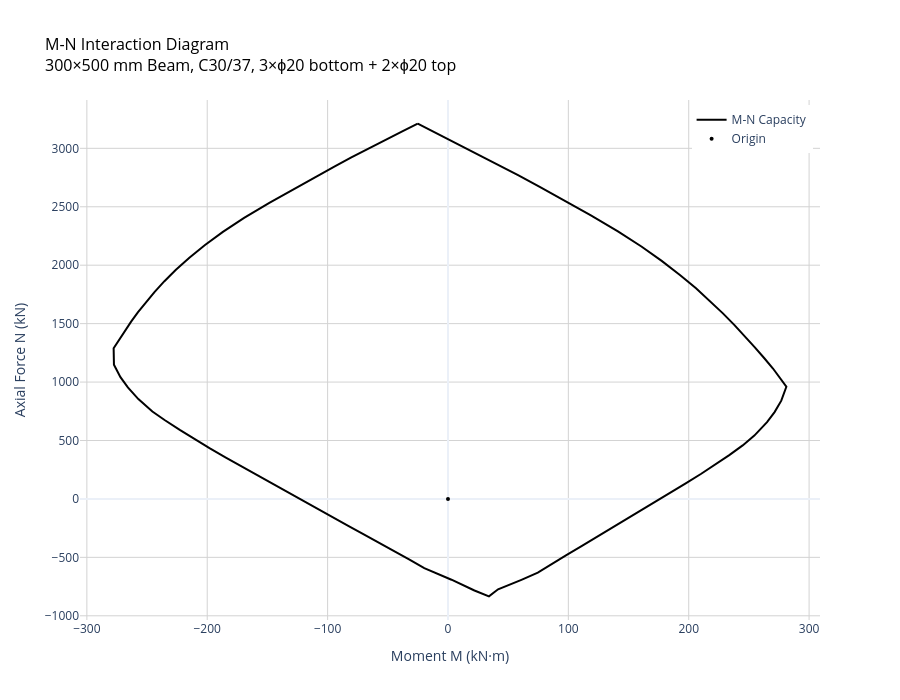

Write notebook code for a chart like this one.
### Markdown cell above
## 6. Visualize the M-N Curve <a id='visualize'></a>

Plot the complete M-N interaction diagram with hover over resistance tooltips.

### Code cell
# Visualize using the new plot() method
fig = diagram.plot(
    show=True,
    title="M-N Interaction Diagram<br>300×500 mm Beam, C30/37, 3×ϕ20 bottom + 2×ϕ20 top",
    n_points=100
)

# The interactive Plotly plot shows:
# - Full M-N interaction curve
# - Hover to see detailed values at each point
# - Pan, zoom, and interact with the plot

### Figure 1 — Plotly figure (JSON) as saved in the notebook; plotly's stock layout.template omitted (floating-point values rounded to 4 significant figures)
{"data": [{"hovertemplate": "M: %{x:.3g} kN·m<br>N: %{y:.3g} kN<br><extra></extra>", "line": {"color": "black", "width": 2}, "mode": "lines", "name": "M-N Capacity", "type": "scatter", "x": [-25.13, -13.56, -0.5215, 17.92, 29.6, 43.11, 58.61, 76.23, 96.1, 118.4, 141.2, 160.7, 177.5, 192.7, 206.1, 217.8, 228.4, 238.0, 246.8, 254.9, 262.6, 270.0, 281.1, 276.9, 271.3, 265.1, 254.5, 244.8, 233.7, 220.5, 210.4, 197.2, 184.6, 173.0, 160.9, 148.4, 135.7, 122.8, 111.0, 98.34, 85.95, 74.64, 61.0, 41.62, 34.06, 21.99, 2.904, -3.467, -19.7, -32.32, -44.06, -57.71, -70.7, -82.49, -96.16, -108.4, -121.7, -134.3, -146.4, -159.4, -173.7, -184.9, -198.1, -210.6, -222.8, -235.4, -245.6, -257.2, -266.0, -272.1, -277.5, -277.8, -273.3, -263.2, -257.5, -251.1, -243.9, -235.6, -226.0, -214.8, -201.8, -187.0, -169.4, -148.4, -128.0, -109.9, -94.05, -80.28, -68.45, -50.04, -37.57, -25.13, -25.13, -25.13, -25.13, -25.13, -25.13, -25.13, -25.13, -25.13], "y": [3211.0, 3151.0, 3084.0, 2988.0, 2926.0, 2854.0, 2768.0, 2670.0, 2557.0, 2428.0, 2290.0, 2160.0, 2037.0, 1917.0, 1802.0, 1693.0, 1588.0, 1487.0, 1391.0, 1297.0, 1206.0, 1116.0, 960.1, 841.1, 743.3, 657.7, 541.8, 457.9, 374.7, 282.8, 215.6, 130.8, 51.74, -19.52, -93.98, -170.7, -248.1, -329.7, -403.1, -480.0, -558.8, -631.2, -692.0, -773.4, -833.6, -783.5, -691.2, -664.3, -591.8, -516.7, -448.4, -372.1, -299.0, -232.4, -154.5, -84.32, -9.628, 62.39, 131.1, 205.9, 288.3, 355.0, 434.0, 512.1, 590.4, 675.2, 748.1, 854.5, 954.6, 1042.0, 1148.0, 1289.0, 1362.0, 1517.0, 1598.0, 1682.0, 1770.0, 1863.0, 1961.0, 2064.0, 2173.0, 2286.0, 2406.0, 2534.0, 2653.0, 2757.0, 2846.0, 2922.0, 2986.0, 3083.0, 3147.0, 3211.0, 3211.0, 3211.0, 3211.0, 3211.0, 3211.0, 3211.0, 3211.0, 3211.0]}, {"hovertemplate": "Origin<extra></extra>", "marker": {"color": "black", "size": 4, "symbol": "circle"}, "mode": "markers", "name": "Origin", "type": "scatter", "x": [0], "y": [0]}], "layout": {"height": 700, "hovermode": "closest", "legend": {"x": 0.99, "xanchor": "right", "y": 0.99, "yanchor": "top"}, "showlegend": true, "title": {"font": {"color": "black", "size": 16}, "text": "M-N Interaction Diagram<br>300×500 mm Beam, C30/37, 3×ϕ20 bottom + 2×ϕ20 top"}, "width": 900, "xaxis": {"autorange": false, "gridcolor": "lightgray", "gridwidth": 1, "range": [-305.7, 309.1], "showgrid": true, "title": {"text": "Moment M (kN·m)"}}, "yaxis": {"autorange": false, "gridcolor": "lightgray", "gridwidth": 1, "range": [-1036.0, 3414.0], "showgrid": true, "title": {"text": "Axial Force N (kN)"}}}}
